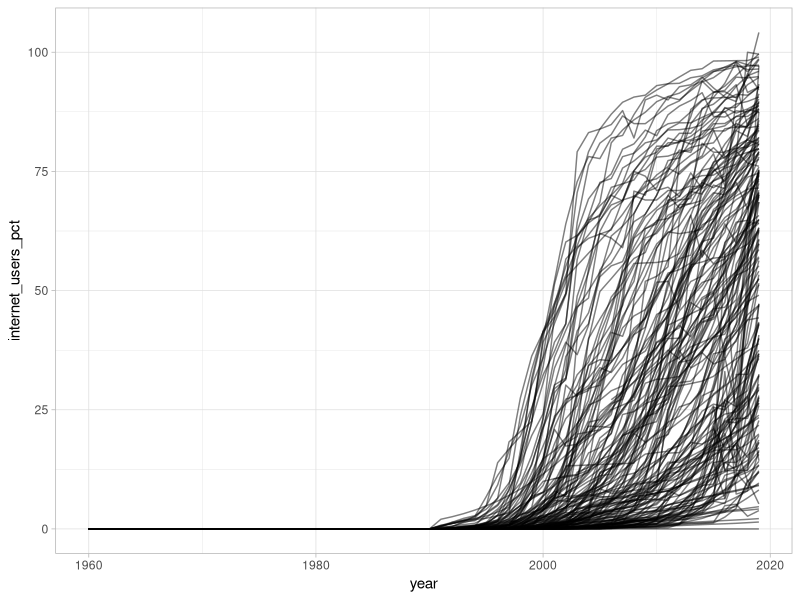
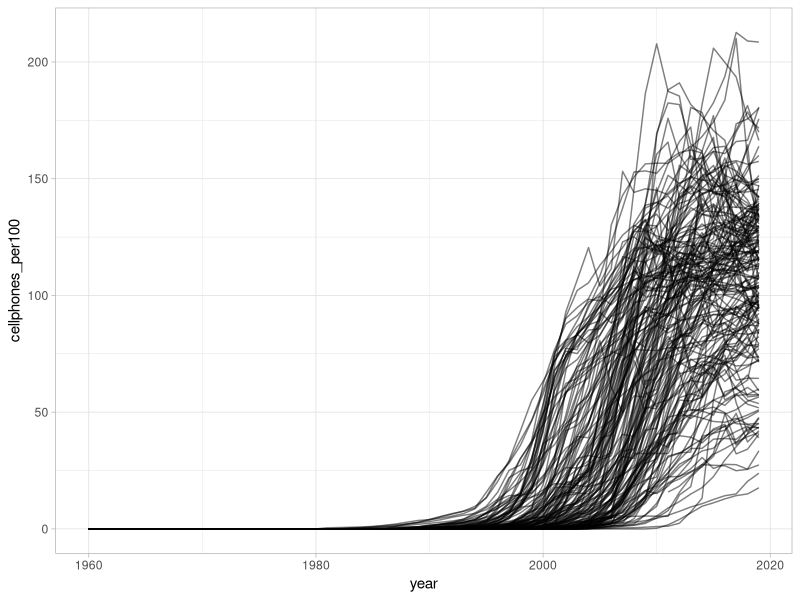

Write R code to recreate these figures, in order.
## ---- chunk 1
knitr::opts_chunk$set(echo = TRUE)
## ---- chunk 2
library(ggplot2)
library(dplyr)

df <- read.csv("output/wdi-ict.csv")

glimpse(df)

ggplot(df, aes(x = year, y = internet_users_pct, group = gwcode)) +
  geom_line(alpha = 0.5) +
  theme_light()

# Scaled version that is adjusted for annual mean and sd
ggplot(df, aes(x = year, y = cellphones_per100, group = gwcode)) +
  geom_line(alpha = 0.5) +
  theme_light()
